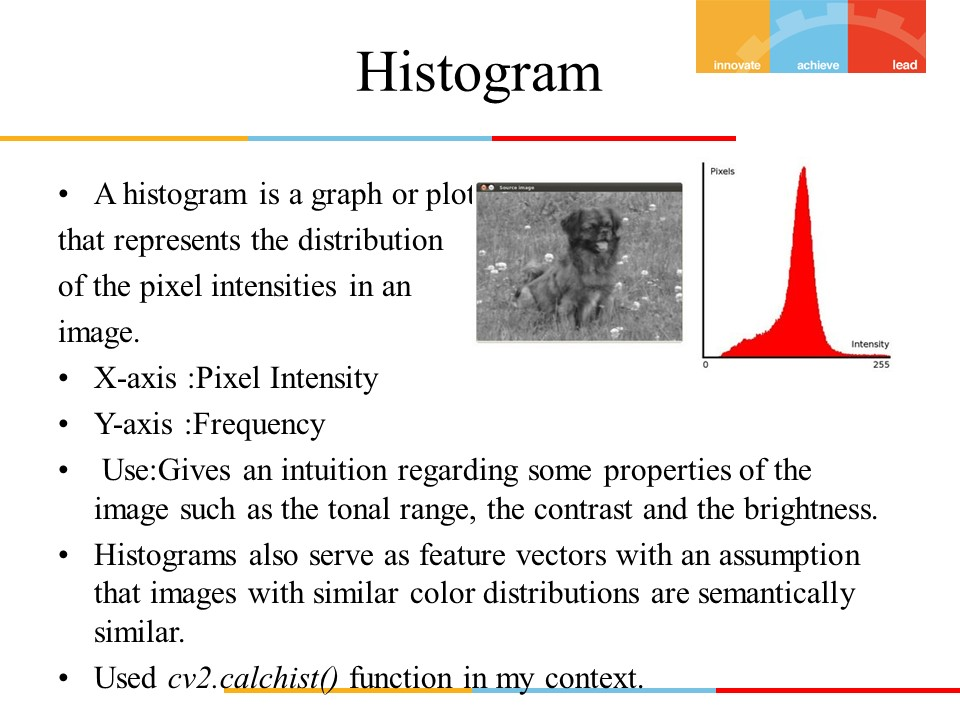
#> input picture images/Slide10.JPG, 960 x 720 px, found by its file name; its folder holds 4 pictures in this run
$ python getcsvMAIN.py   (older library calls are emulated)
#> lines starting #> are read from the running program, lines starting #| are printed output that depends on the picture
#> (reads region1.csv from the repository)
### gethist1.py
import cv2
import numpy as np
import scipy
from scipy.misc import imread
import csv
import random
import os
import matplotlib.pyplot as plt

file = open('region1.csv','r')
csvreader = csv.reader(file)
row = next(csvreader)

# Extract feature for each image. This function is called in batch extractor function
def extract_features_HIST(image_path):
    image = imread(image_path, mode="HSV")
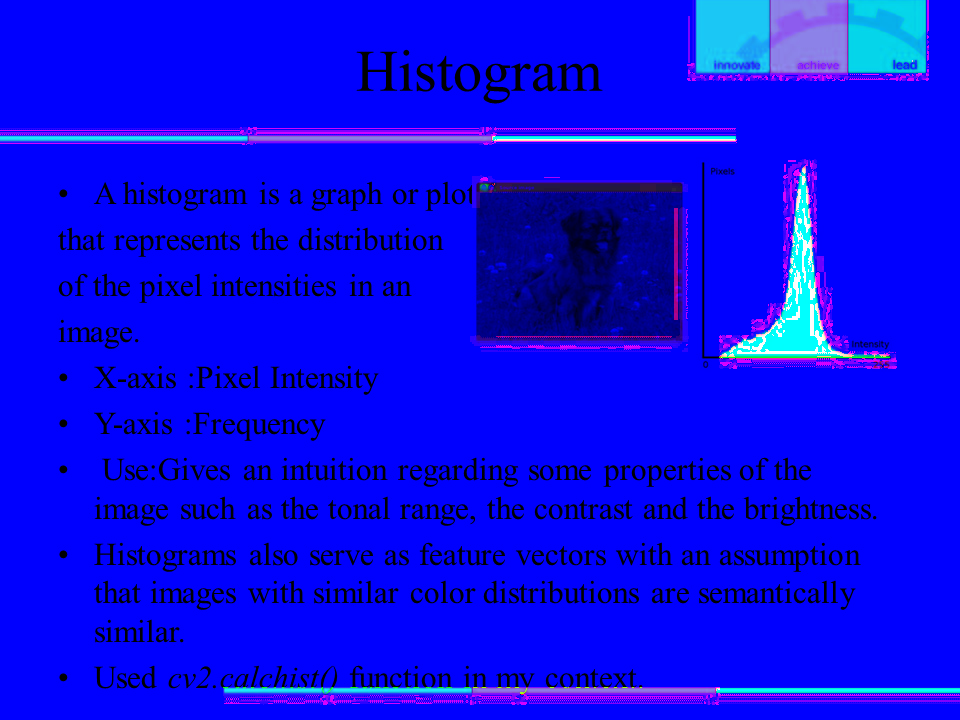
#> image: shape (720, 960, 3); mean R, G, B 7.2, 8.7, 235.9

    # Crop image using co-ordinates from cvs file
    row = next(csvreader)
    pos = row[1]
    pos = pos[1:-1]
    pos = pos.split(',')
    # string->float->int as OpenCV accepts only integers
    pos = [int(float(p)) for p in pos]
    x,y,w,h=pos[0],pos[1],pos[2],pos[3]
    crop_img = image[x:x+w,y:y+h]
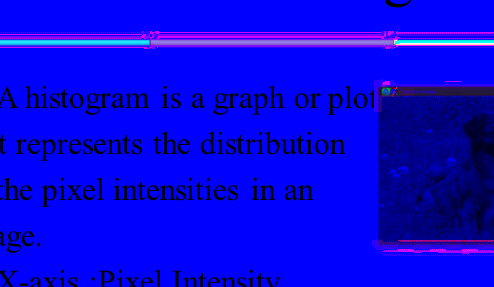
#> crop_img: shape (287, 494, 3); mean R, G, B 7.2, 3.4, 224.5

    try:
        hist = cv2.calcHist([image],[0,1],None,[45,64],[0,180,0,256])# 45=180/4 and 64 = 256/4 TOTAL=2346 FINE!!
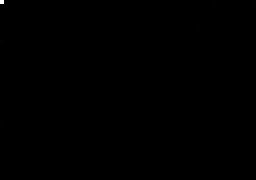
#> hist: shape (45, 64) float32 (shown 4 times larger); min 0, max 631512, mean 237; drawn with min black and max white
    except cv2.error as e:
        print ('Error: ', e)
        return None
    return hist


def batch_extractor_HIST(images_path):
    files = [os.path.join(images_path, p) for p in sorted(os.listdir(images_path))]
    csvfile = open("hist.csv","a")

    for f in files:
        print ('Extracting HIST_features from image %s' % f)
        # Get image name from absolute file path

        name = f.split('/')[-1].lower()
        result = extract_features_HIST(f)
        # Converting into a 2d array of shape (N,1) inorder to transpose it later
        result1d = np.ravel(result)[:,np.newaxis]
#> result1d = 2880 values, max 631512 at index 0, min 0 at index 64, mean 237
        #getting image name only
        nameprint = name[7:]
        # writing to csvfile
        np.savetxt(csvfile, result1d.T,fmt='%1.2f',header=nameprint)# THE NUMBERS SEEMS FAR APART 1-13453 SO 2 DIGIT PRECISION
        csvfile.write("\n")
        print("sucesssful")
#> pass 2 of the loop in batch_extractor_HIST, `for f in files:`:
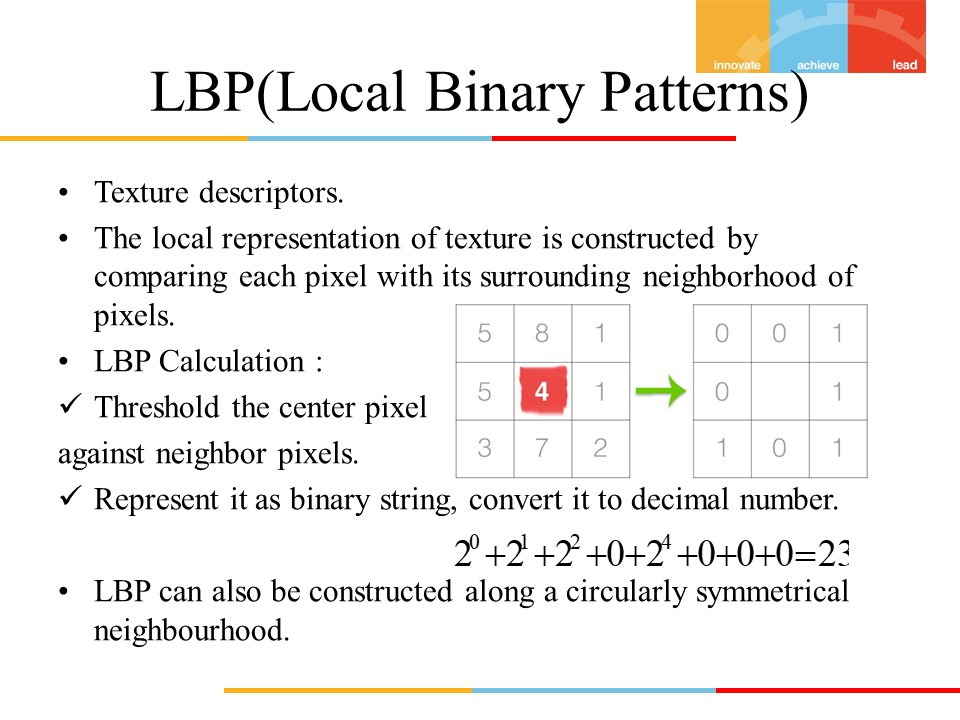
#> input picture images/Slide11.JPG, 960 x 720 px, found by its file name
#> in extract_features_HIST (call 2), `crop_img = image[x:x+w,y:y+h]`:
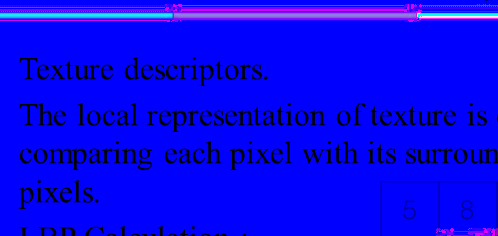
#> crop_img: shape (236, 498, 3); mean R, G, B 7.3, 3.8, 238.4
#> in extract_features_HIST (call 2), `hist = cv2.calcHist([image],[0,1],None,[45,64],[0,180,0,256])# 45=180/..`:
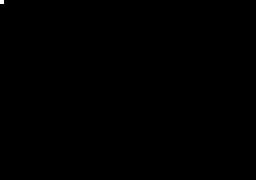
#> hist: shape (45, 64) float32 (shown 4 times larger); min 0, max 644502, mean 237.9; drawn with min black and max white
#> result1d = 2880 values, max 644502 at index 0, min 0 at index 56, mean 237.9
#> pass 3 of the loop in batch_extractor_HIST, `for f in files:`:
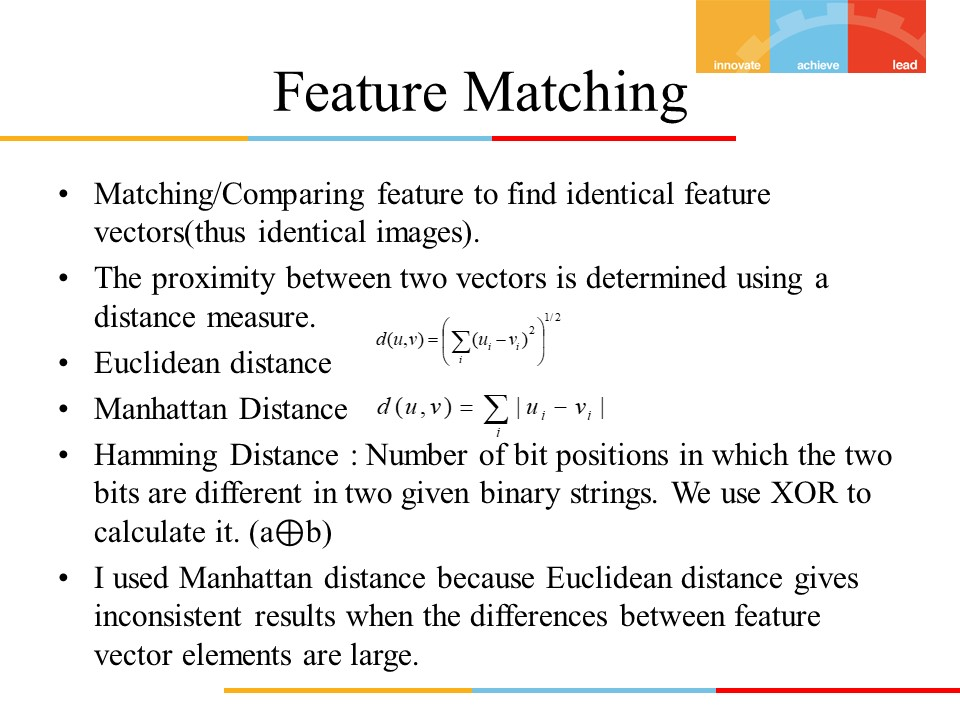
#> input picture images/Slide12.JPG, 960 x 720 px, found by its file name
#> in extract_features_HIST (call 3), `crop_img = image[x:x+w,y:y+h]`:
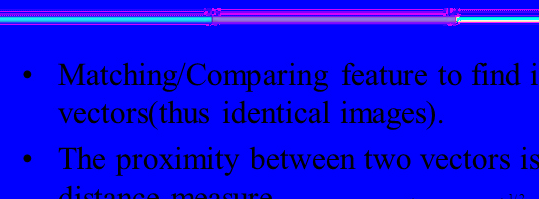
#> crop_img: shape (199, 539, 3); mean R, G, B 8, 4.6, 235.6
#> in extract_features_HIST (call 3), `hist = cv2.calcHist([image],[0,1],None,[45,64],[0,180,0,256])# 45=180/..`:
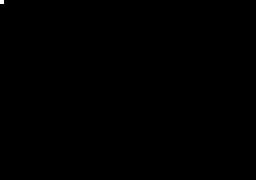
#> hist: shape (45, 64) float32 (shown 4 times larger); min 0, max 650539, mean 238.4; drawn with min black and max white
#> result1d = 2880 values, max 650539 at index 0, min 0 at index 6, mean 238.4
#> the loop made 4 passes; the first 3 are shown

### getcsvMAIN.py
import cv2
import numpy as np
import scipy
from scipy.misc import imread
import pickle
import random
import os
import matplotlib.pyplot as plt
# import io,features

from getsurf1 import batch_extractor_SURF
from getbrief1 import batch_extractor_BRIEF
from getlbp1 import batch_extractor_LBP
from gethist1 import batch_extractor_HIST

image_path = 'C:/Users/sivas/Desktop/ComputerVision/images'

#> (the run stopped early here; a loop or call above may not have finished)
